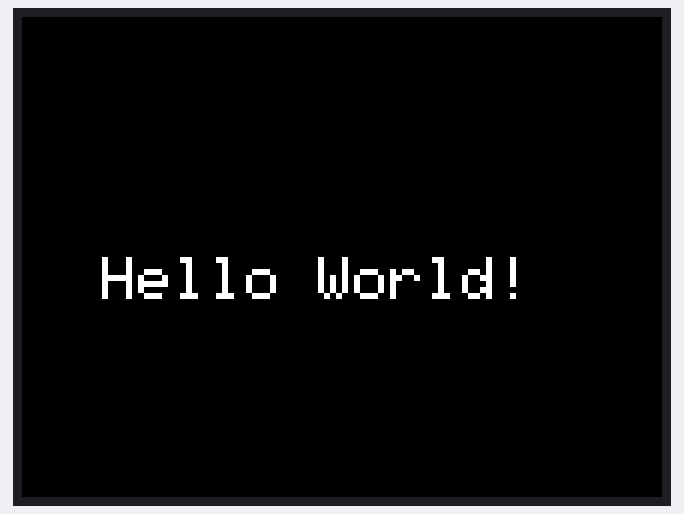
Recording of a sketch running on a simulated Arduino Mega 2560, built with avr-gcc and run on an emulated ATmega2560. Parts: 320×240 colour display.

Above: at 0.3 s.

The sketch:

DisplayPrototype.ino
```cpp
#include <SPI.h>
#include <Adafruit_GFX.h>
#include <Adafruit_ILI9341.h>

// Pin definitions (match wiring)
#define TFT_SCLK 36
#define TFT_MISO 37
#define TFT_MOSI 35
#define TFT_DC   16
#define TFT_CS   38
#define TFT_RST  15

Adafruit_ILI9341 tft = Adafruit_ILI9341(TFT_CS, TFT_DC,
      TFT_MOSI, TFT_SCLK, TFT_RST, -1);

void setup() {
  Serial.begin(115200);

  tft.begin();

  tft.setRotation(1); // Landscape
  tft.fillScreen(ILI9341_BLACK);

  tft.setTextColor(ILI9341_WHITE);
  tft.setTextSize(3);
  tft.setCursor(40, 120);

  tft.println("Hello World!");
}

void loop() {
  // nothing needed
}
```

font-ascii-12x16.h
```cpp
#ifndef FONT_ASCII_12X16_H_
#define FONT_ASCII_12X16_H_

#define FONT_ASCII_12X16_WIDTH				12
#define FONT_ASCII_12X16_HEIGHT				16
#define FONT_ASCII_12X16_BASE				16
#define FONT_ASCII_12X16_CHARNUM			240
#define FONT_ASCII_12X16_BLOCK_CURSOR		0
#define FONT_ASCII_12X16_UNDERLINE_CURSOR	1

extern const unsigned char Font_ASCII_12X16[];

#endif /* FONT_ASCII_12X16_H_ */
```

Source omitted: font-ascii-12x16.cpp (157194 bytes)
